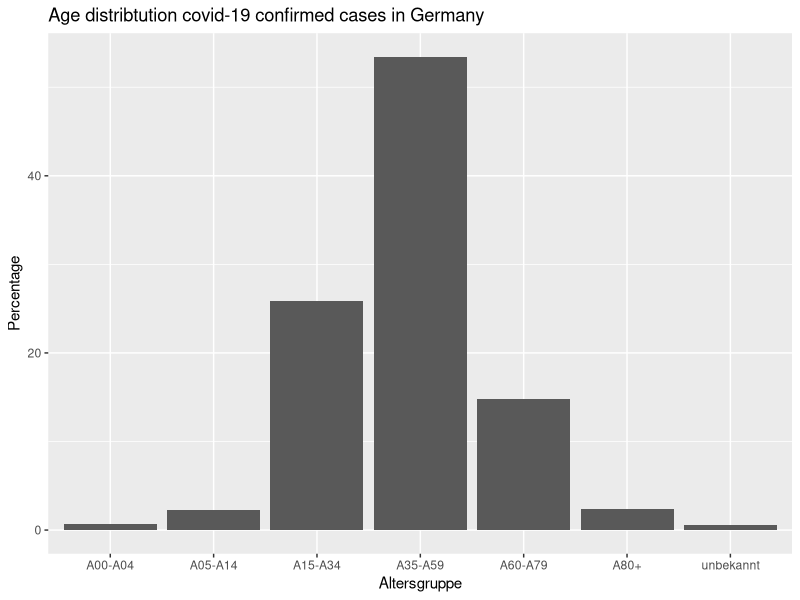
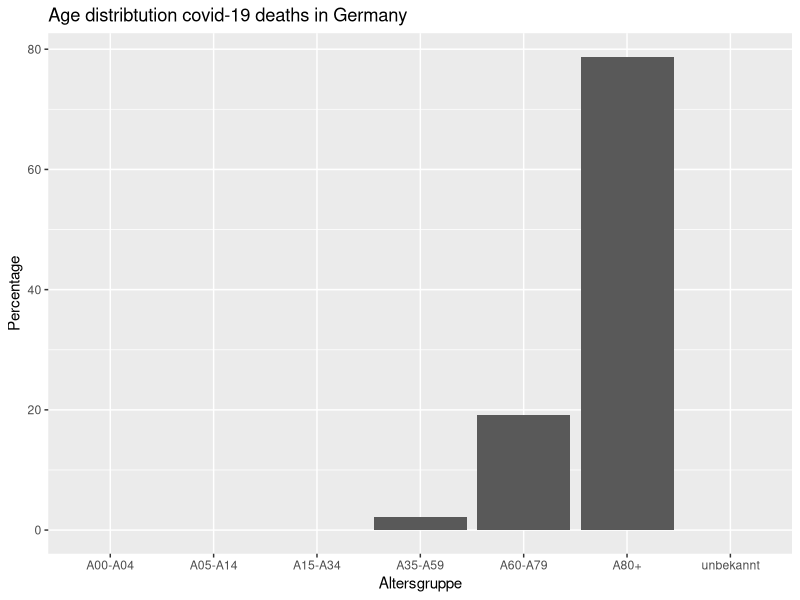

Write the R code that produced these figures, in order.
## ---- chunk 1
knitr::opts_chunk$set(echo = F, message =F, warning=F)
## ---- chunk 2
library(tidyverse)
## ---- chunk 3
data <- read_csv("../data/CoV_data/RKI_COVID19.csv")
## ---- chunk 4
age.distribution <- data %>% 
  group_by(Altersgruppe) %>% 
  summarise(AnzahlFall=sum(AnzahlFall), AnzahlTodesfall=sum(AnzahlTodesfall)) %>% 
  mutate(TotalFall=sum(AnzahlFall), TotalTodesfall=sum(AnzahlTodesfall)) %>% 
  mutate(PctFall=AnzahlFall/TotalFall, PctTodesfall=AnzahlTodesfall/TotalTodesfall) %>% 
  ungroup()
## ---- chunk 5
age.distribution %>% 
  mutate(PctFall=PctFall*100) %>% 
  ggplot(aes(x=Altersgruppe, y=PctFall)) +
  geom_bar(stat = "identity") +
  labs(title = "Age distribtution covid-19 confirmed cases in Germany", y="Percentage")
## ---- chunk 6
age.distribution %>% 
  mutate(PctTodesfall=PctTodesfall*100) %>% 
  ggplot(aes(x=Altersgruppe, y=PctTodesfall)) +
  geom_bar(stat = "identity") +
  labs(title = "Age distribtution covid-19 deaths in Germany", y="Percentage")
